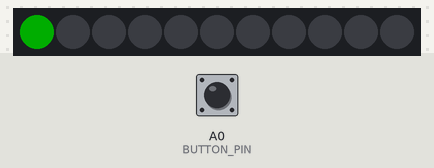
The program below on a simulated Teensy 4. Parts: 11 RGB LEDs in strip order, left to right. Inputs (shaded band) come from the test bench; at power-on: A0 (BUTTON_PIN) HIGH. Dim RGB values are drawn brighter than linear; random numbers use the default seed unless the program sets one.

Above: at 0.23 s.
At 1.1 s:
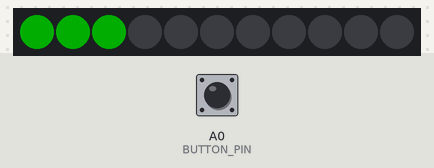
At 13.1 s:
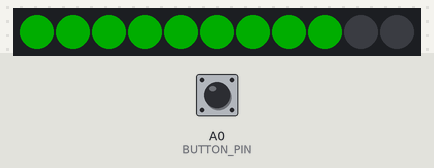
At 16.7 s:
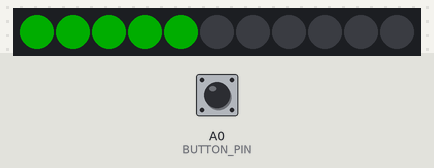
At 24.9 s:
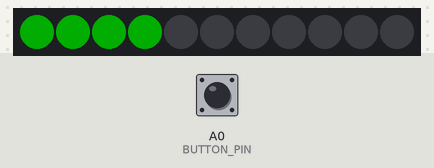
At 37.6 s:
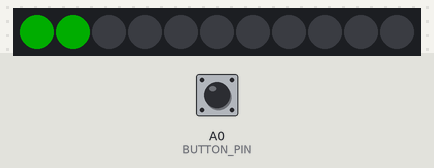

The program:

main.cpp
```cpp
#include <Arduino.h>
#include <FastLED.h>

#define BUTTON_PIN 14

#define RGB_PIN       4
#define RGB_LED_NUM   11
#define BRIGHTNESS    50
#define CHIP_SET      WS2812B
#define COLOR_CODE   GRB

CRGB LEDs[RGB_LED_NUM];

void buttonWait(void);
void lightUpLEDs(int numLEDs);
void blinkLEDs(int numLEDs, int times);
void turnOffLEDs(void);
int penisLengthCalculator();

void setup() {
  pinMode(BUTTON_PIN, INPUT);

  FastLED.addLeds<CHIP_SET, RGB_PIN, COLOR_CODE>(LEDs, RGB_LED_NUM);
  FastLED.setBrightness(BRIGHTNESS);
  FastLED.setMaxPowerInVoltsAndMilliamps(5, 500);
  FastLED.clear();
  FastLED.show();
}

void loop() {
  buttonWait();

  int penisLength = penisLengthCalculator();
  lightUpLEDs(penisLength);
  blinkLEDs(penisLength, 5);
  turnOffLEDs();
}

void buttonWait() {
  while (digitalRead(BUTTON_PIN) == LOW) {
    // Do nothing
  }
}

void lightUpLEDs(int numLEDs) {
  for (int i = 0; i < numLEDs; i++) {
    LEDs[i] = CRGB(0, 255, 0); // Set the color to green
    FastLED.show();
    delay(random(100, 1000)); // Delay between 0.1 and 1 second
  }
}

void blinkLEDs(int numLEDs, int times) {
  for (int t = 0; t < times; t++) {
    for (int i = 0; i < numLEDs; i++) {
      LEDs[i] = CRGB(0, 255, 0); // Set the color to green
    }
    FastLED.show();

    delay(100);

    for (int i = 0; i < numLEDs; i++) {
      LEDs[i] = CRGB(0, 0, 0); // Set the LED off
    }
    FastLED.show();

    delay(100);
  }
}

void turnOffLEDs() {
  for (int i = 0; i < RGB_LED_NUM; i++) {
    LEDs[i] = CRGB(0, 0, 0); // Set the LED off
    FastLED.show();
  }
}

int penisLengthCalculator() {
  // this is fixed for 11 leds
  int randomnumber = random(0, 100);

  if (randomnumber <= 2) {
    return 1;
  }

  if (randomnumber <= 4) {
    return 2;
  }

  if (randomnumber < 7) {
    return 3;
  }

  if (randomnumber < 12) {
    return 4;
  }

  if (randomnumber < 18) {
    return 5;
  }

  if (randomnumber < 43) {
    return 6;
  }

  if (randomnumber < 64) {
    return 7;
  }

  if (randomnumber < 76) {
    return 8;
  }

  if (randomnumber < 88) {
    return 9;
  }

  if (randomnumber < 97) {
    return 10;
  }

  return 11;
}
```

Measured:
- what the display in image 1 shows lasts 0.9 s, from 1.0 s to 1.9 s
- what the display in image 2 shows lasts 1.0 s, from 13.1 s to 14.1 s
- what the display in image 5 shows lasts 0.8 s, from 37.6 s to 38.4 s
